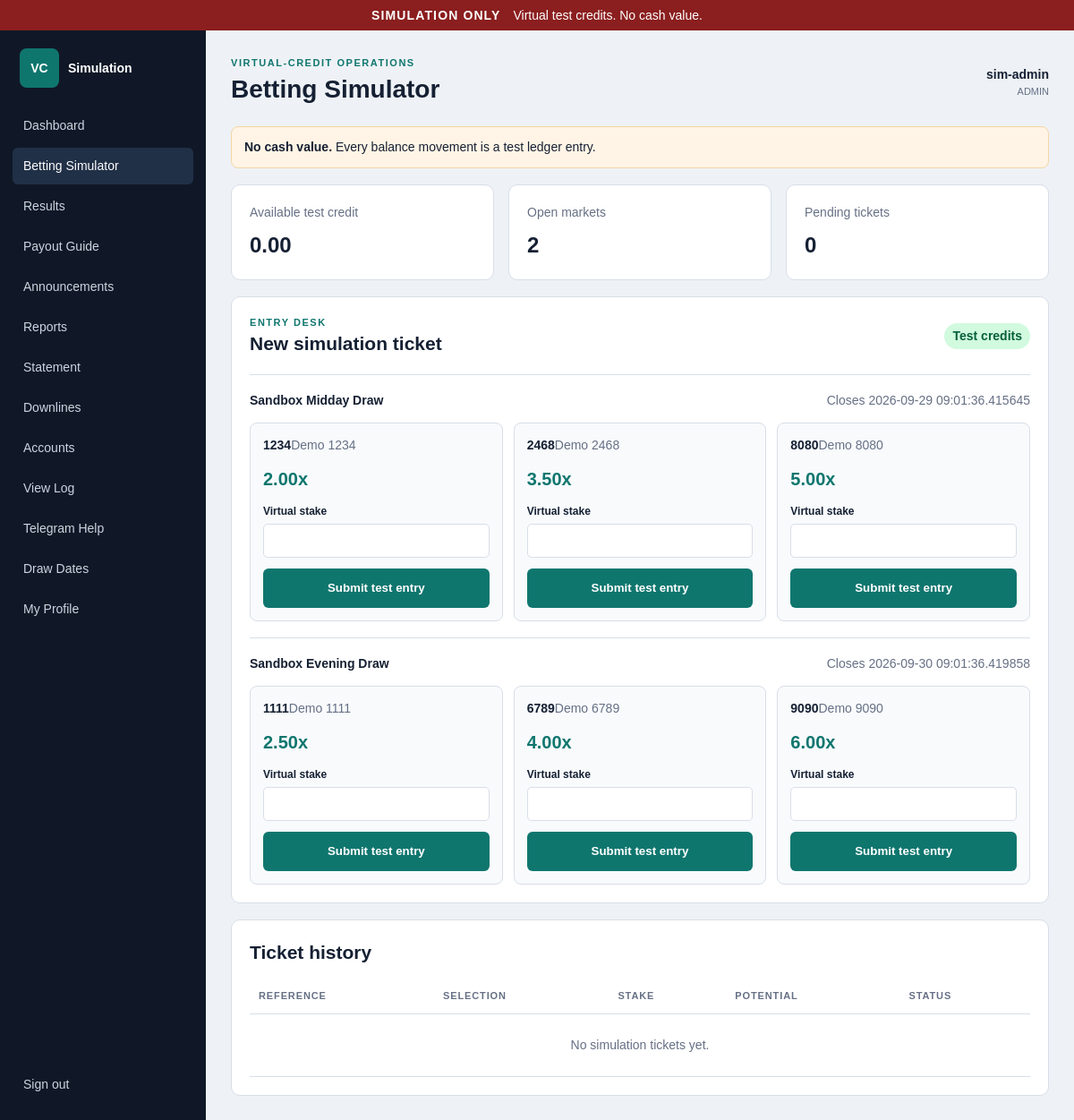
/betting (signed in), run on the app's committed database.
### app/models.py (models this page shows)
class Base(DeclarativeBase):
    pass

class User(Base):
    __tablename__ = "users"
    id: Mapped[int] = mapped_column(primary_key=True)
    username: Mapped[str] = mapped_column(String(80), unique=True, index=True)
    password_hash: Mapped[str] = mapped_column(String(255))
    role: Mapped[UserRole] = mapped_column(Enum(UserRole))
    parent_id: Mapped[int | None] = mapped_column(ForeignKey("users.id"), nullable=True)
    active: Mapped[bool] = mapped_column(Boolean, default=True)
    session_version: Mapped[int] = mapped_column(default=0)
    created_at: Mapped[datetime] = mapped_column(
        DateTime(timezone=True), default=lambda: datetime.now(timezone.utc)
    )
    parent: Mapped[User | None] = relationship(remote_side=[id], back_populates="children")
    children: Mapped[list[User]] = relationship(back_populates="parent")
    ledger_entries: Mapped[list[LedgerEntry]] = relationship(
        back_populates="user",
        order_by="LedgerEntry.id",
        foreign_keys="LedgerEntry.user_id",
    )

class Market(Base):
    __tablename__ = "markets"
    id: Mapped[int] = mapped_column(primary_key=True)
    name: Mapped[str] = mapped_column(String(120))
    closes_at: Mapped[datetime] = mapped_column(DateTime(timezone=True))
    status: Mapped[MarketStatus] = mapped_column(
        Enum(MarketStatus), default=MarketStatus.OPEN
    )
    selections: Mapped[list[Selection]] = relationship(back_populates="market")

class Selection(Base):
    __tablename__ = "selections"
    id: Mapped[int] = mapped_column(primary_key=True)
    market_id: Mapped[int] = mapped_column(ForeignKey("markets.id"), index=True)
    code: Mapped[str] = mapped_column(String(40))
    label: Mapped[str] = mapped_column(String(120))
    odds: Mapped[Decimal] = mapped_column(Numeric(10, 2))
    market: Mapped[Market] = relationship(back_populates="selections")
    tickets: Mapped[list[Ticket]] = relationship(back_populates="selection")

### app/main.py (the view)
    @app.get("/betting")
    def betting(request: Request, ticket: str | None = None, error: str | None = None):
        with Session(engine) as session:
            user = signed_in_user(request, session)
            if user is None:
                return RedirectResponse("/login", status_code=303)
            markets = list(
                session.scalars(
                    select(Market)
                    .where(Market.status == MarketStatus.OPEN)
                    .order_by(Market.closes_at)
                ).unique()
            )
            tickets = list(
                session.scalars(
                    select(Ticket)
                    .where(Ticket.user_id == user.id)
                    .order_by(Ticket.created_at.desc())
                )
            )
            return templates.TemplateResponse(
                request=request,
                name="betting.html",
                context={
                    "user": user,
                    "balance": get_balance(session, user),
                    "markets": markets,
                    "tickets": tickets,
                    "ticket_no": ticket,
                    "error": error,
                    "title": "Betting Simulator",
                    "page_title": "Betting Simulator",
                    "active": "betting",
                },
            )

### app/templates/betting.html (shortened to what this page needs)
{% extends "app_base.html" %}
{% block app_content %}
<section class="metric-grid compact">
  <article><span>Available test credit</span><strong>{{ "{:,.2f}".format(balance) }}</strong></article>
  <article><span>Open markets</span><strong>{{ markets|length }}</strong></article>
  <article><span>Pending tickets</span><strong>{{ tickets|selectattr('status.value','equalto','pending')|list|length }}</strong></article>
</section>
<section class="panel">
  <div class="panel-head"><div><p class="kicker">ENTRY DESK</p><h2>New simulation ticket</h2></div><span class="status">Test credits</span></div>
  {% if markets %}
    {% for market in markets %}
    <div class="market-block">
      <div><strong>{{ market.name }}</strong><span class="muted">Closes {{ market.closes_at }}</span></div>
      <div class="selection-grid">
        {% for selection in market.selections %}
        <form method="post" action="/betting/place" class="selection-card">
          <div><strong>{{ selection.code }}</strong><span>{{ selection.label }}</span></div>
          <div class="odds">{{ "{:.2f}".format(selection.odds) }}x</div>
          <label>Virtual stake<input name="stake" type="number" min="0.01" step="0.01" required></label>
          <button type="submit">Submit test entry</button>
        </form>
        {% endfor %}
      </div>
    </div>
    {% endfor %}
  {% else %}<div class="empty">No open simulation markets.</div>{% endif %}
</section>
<section class="panel">
  <div class="panel-head"><h2>Ticket history</h2></div>
  <div class="table-wrap"><table><thead><tr><th>Reference</th><th>Selection</th><th>Stake</th><th>Potential</th><th>Status</th></tr></thead><tbody>
  {% for ticket in tickets %}<tr><td>{{ ticket.ticket_no }}</td><td>{{ ticket.selection.code }}</td><td>{{ "{:,.2f}".format(ticket.stake) }}</td><td>{{ "{:,.2f}".format(ticket.potential_payout) }}</td><td><span class="tag">{{ ticket.status.value }}</span></td></tr>
  {% else %}<tr><td colspan="5" class="empty">No simulation tickets yet.</td></tr>{% endfor %}
  </tbody></table></div>
</section>
{% endblock %}

### app/templates/app_base.html
{% extends "base.html" %}
{% block shell %}
<div class="app-shell">
  <aside class="sidebar">
    <div class="sidebar-brand"><span>VC</span><strong>Simulation</strong></div>
    <nav>
      <a class="{{ 'active' if active == 'dashboard' else '' }}" href="/dashboard">Dashboard</a>
      <a class="{{ 'active' if active == 'betting' else '' }}" href="/betting">Betting Simulator</a>
      <a class="{{ 'active' if active == 'results' else '' }}" href="/results">Results</a>
      <a class="{{ 'active' if active == 'payout-guide' else '' }}" href="/payout-guide">Payout Guide</a>
      <a class="{{ 'active' if active == 'announcements' else '' }}" href="/announcements">Announcements</a>
      <a class="{{ 'active' if active == 'reports' else '' }}" href="/reports">Reports</a>
      <a class="{{ 'active' if active == 'statement' else '' }}" href="/statement">Statement</a>
      {% if user.role.value != 'player' %}<a class="{{ 'active' if active == 'downlines' else '' }}" href="/downlines">Downlines</a>{% endif %}
      {% if user.role.value == 'admin' %}<a class="{{ 'active' if active == 'accounts' else '' }}" href="/accounts">Accounts</a>
      <a class="{{ 'active' if active == 'logs' else '' }}" href="/logs">View Log</a>{% endif %}
      <a class="{{ 'active' if active == 'telegram-help' else '' }}" href="/telegram-help">Telegram Help</a>
      <a class="{{ 'active' if active == 'draw-dates' else '' }}" href="/draw-dates">Draw Dates</a>
      <a class="{{ 'active' if active == 'profile' else '' }}" href="/profile">My Profile</a>
    </nav>
    <a class="logout" href="/logout">Sign out</a>
  </aside>
  <main class="workspace">
    <header class="topbar">
      <div><p class="kicker">VIRTUAL-CREDIT OPERATIONS</p><h1>{{ page_title }}</h1></div>
      <div class="user-chip"><strong>{{ user.username }}</strong><span>{{ user.role.value }}</span></div>
    </header>
    <section class="notice"><strong>No cash value.</strong> Every balance movement is a test ledger entry.</section>
    {% block app_content %}{% endblock %}
  </main>
</div>
{% endblock %}

### app/templates/base.html (shortened to what this page needs)
<!doctype html>
<html lang="en">
<head>
  <link rel="stylesheet" href="/static/app.css">
</head>
<body>
  <div class="sim-banner">SIMULATION ONLY <span>Virtual test credits. No cash value.</span></div>
  {% block shell %}{% block content %}{% endblock %}{% endblock %}
</body>
</html>

### app/static/app.css (style rules this page uses)
:root { --ink:#152033;--muted:#667085;--line:#d8dee8;--panel:#fff;--bg:#eef2f6;--nav:#101827;--accent:#0f766e;--danger:#b42318 }
* { box-sizing:border-box }
body { margin:0;background:var(--bg);color:var(--ink);font:14px/1.5 Arial,sans-serif }
.sim-banner { height:34px;background:#8b1e1e;color:#fff;display:flex;align-items:center;justify-content:center;font-weight:800;letter-spacing:.08em }
.sim-banner span { font-weight:400;letter-spacing:0;margin-left:14px }
.brand-mark,.sidebar-brand span { display:grid;place-items:center;width:44px;height:44px;background:var(--accent);color:#fff;border-radius:8px;font-weight:900 }
.kicker { margin:16px 0 4px;color:var(--accent);font-size:11px;font-weight:800;letter-spacing:.14em }
.login-card h1,.topbar h1,.panel h2 { margin:0 }
.muted { color:var(--muted) }
button { height:44px;border:0;border-radius:6px;background:var(--accent);color:#fff;font-weight:800;cursor:pointer }
.app-shell { min-height:calc(100dvh - 34px);display:grid;grid-template-columns:230px 1fr }
.sidebar { background:var(--nav);color:#fff;padding:20px 14px;display:flex;flex-direction:column }
.sidebar-brand { display:flex;align-items:center;gap:10px;padding:0 8px 22px }
.sidebar nav { display:grid;gap:4px }
.sidebar a { color:#cbd5e1;text-decoration:none;padding:10px 12px;border-radius:6px }
.sidebar a:hover,.sidebar a.active { background:#203047;color:#fff }
.logout { margin-top:auto }
.workspace { padding:28px }
.topbar { display:flex;align-items:center;justify-content:space-between;margin-bottom:20px }
.topbar .kicker { margin:0 }
.user-chip { display:grid;text-align:right }
.user-chip span { color:var(--muted);text-transform:uppercase;font-size:11px }
.notice { background:#fff4e5;border:1px solid #f3d6a6;padding:12px 14px;border-radius:8px;margin-bottom:18px }
.metric-grid { display:grid;grid-template-columns:repeat(3,minmax(0,1fr));gap:16px }
.metric-grid article,.panel { background:var(--panel);border:1px solid var(--line);border-radius:10px;padding:20px }
.metric-grid span { display:block;color:var(--muted);margin-bottom:8px }
.metric-grid strong { font-size:24px }
.panel { margin-top:18px }
.panel-head { display:flex;justify-content:space-between;align-items:center }
.panel-head .kicker { margin:0 }
.status { background:#d1fadf;color:#05603a;border-radius:999px;padding:4px 9px;font-weight:700 }
.market-block { margin-top:18px;padding-top:18px;border-top:1px solid var(--line) }
.market-block>div:first-child { display:flex;justify-content:space-between;gap:12px }
.selection-grid { display:grid;grid-template-columns:repeat(3,minmax(0,1fr));gap:12px;margin-top:14px }
.selection-card { border:1px solid var(--line);border-radius:8px;padding:14px;display:grid;gap:12px;background:#f8fafc }
.selection-card span { color:var(--muted) }
.odds { font-size:20px;font-weight:900;color:var(--accent) }
.selection-card label { display:grid;gap:5px;font-size:12px;font-weight:700 }
.selection-card input { height:38px;border:1px solid var(--line);border-radius:5px;padding:0 9px }
.table-wrap { overflow:auto;margin-top:14px }
table { width:100%;border-collapse:collapse }
th,td { text-align:left;padding:11px 10px;border-bottom:1px solid var(--line);white-space:nowrap }
th { color:var(--muted);font-size:11px;text-transform:uppercase;letter-spacing:.08em }
.empty { text-align:center;color:var(--muted);padding:24px }
.compact { margin-bottom:18px }

### data on the page
User: username "sim-admin", role.value "ADMIN"
Market: name "Sandbox Midday Draw", closes_at "2026-09-29 09:01:36.415645"
Selection: code "1234", label "Demo 1234", odds "2.00"
Selection: code "2468", label "Demo 2468", odds "3.50"
Selection: code "8080", label "Demo 8080", odds "5.00"
Market: name "Sandbox Evening Draw", closes_at "2026-09-30 09:01:36.419858"
Selection: code "1111", label "Demo 1111", odds "2.50"
Selection: code "6789", label "Demo 6789", odds "4.00"
Selection: code "9090", label "Demo 9090", odds "6.00"

### other printed values
{{ page_title }} "Betting Simulator"
{{ "{:,.2f}".format(balance) }} "0.00"
{{ markets|length }} "2"
{{ tickets|selectattr('status.value','equalto','pending')|list|length }} "0"
